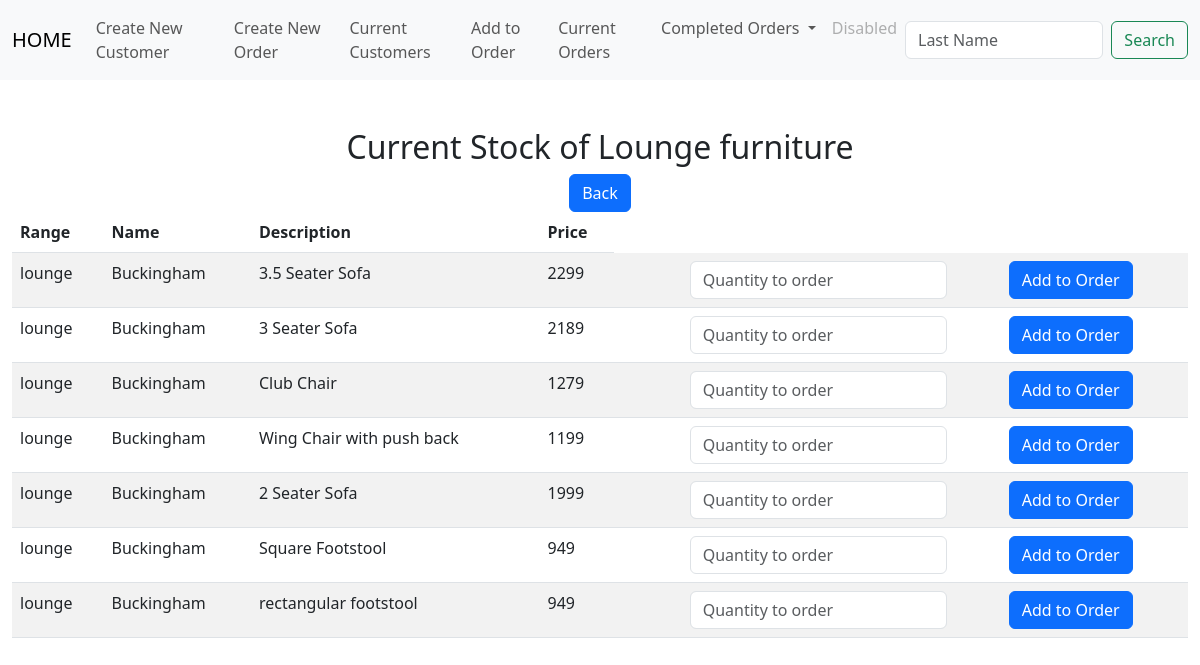
/lounge.html, run on the app's committed database.
### tables this page shows
CREATE TABLE stock(item_id INTEGER PRIMARY KEY AUTOINCREMENT NOT NULL, Range TEXT, Name TEXT, Description TEXT, selling_price DECIMAL);

### app.py (the view)
@app.route("/lounge.html", methods=["GET", "POST"])
def lounge():
        if request.method == "POST":
            return render_template("lounge.html")
        else:
            lounge = db.execute("SELECT * FROM stock WHERE Range = 'lounge' ;")
            return render_template("lounge.html", lounge = lounge)

### app.py (called while the page is built)
@app.after_request
def after_request(response):
    response.headers["Cache-Control"] = "no-cache, no-store, must-revalidate"
    response.headers["Expires"] = 0
    response.headers["Pragma"] = "no-cache"
    return response

### templates/lounge.html (shortened to what this page needs)
{% extends "layout.html" %}
{% block main %}
<div class="section">
    <h2>Current Stock of Lounge furniture</h2>
    <form action="/stock_list">
        <td><button class="btn btn-primary" type="submit">Back</button></td>
    </form>
    <table class="table table-striped">
        <thead>
            <tr>
                <th class="text-start">Range</th>
                <th class="text-start">Name</th>
                <th class="text-start">Description</th>
                <th class="text-start">Price</th>
            </tr>
        </thead>
        <tbody>
            {% for row in lounge %}
            <tr>
                <td class="text-start">{{ row["Range"] }}</td>
                <td class="text-start">{{ row["Name"] }}</td>
                <td class="text-start">{{ row["Description"] }}</td>
                <td class="text-start">{{ row["selling_price"] }}</td>
                <form action="/add_to_order" method="POST">
                    <td><input type="hidden" name="item_id" VALUE="{{ row['item_id'] }}"></td>
                    <td class="text-start"><input class="form-control mx-auto w-auto" name ="Quantity" placeholder="Quantity to order" type="number"></td>
                    <td class="text-start"><button class="btn btn-primary" type="submit">Add to Order</button></td>
                </form>
            </tr>
            {% endfor %}
        </tbody>
    </div>
{% endblock %}

### templates/layout.html (shortened to what this page needs)
<!doctype html>
<html lang="en">
  <head>
    <link href="https://cdn.jsdelivr.net/npm/bootstrap@5.3.0/dist/css/bootstrap.min.css" rel="stylesheet">
  </head>
  <body>
    <nav class="navbar navbar-expand-lg bg-body-tertiary">
        <div class="container-fluid">
          <a class="navbar-brand" href="/">HOME</a>
            <div class="collapse navbar-collapse" id="navbarSupportedContent">
                <ul class="navbar-nav me-auto mb-2 mb-lg-0">
                <li class="nav-item">
                    <li class="nav-item"><a class="nav-link" href="/new_customer">Create New Customer</a></li>
                    <li class="nav-item"><a class="nav-link" href="/customer_order">Create New Order</a></li>
                </li>
                <li class="nav-item">
                    <a class="nav-link" href="/list_of_customers">Current Customers</a>
                    <li class="nav-item"><a class="nav-link" href="/search">Add to Order</a></li>
                    <a class="nav-link" href="/list_of_orders">Current Orders</a>
                </li>
                <li class="nav-item dropdown">
                    <a class="nav-link dropdown-toggle" href="#" role="button" data-bs-toggle="dropdown" aria-expanded="false">
                    Completed Orders
                    </a>
                </li>
                <li class="nav-item">
                    <a class="nav-link disabled">Disabled</a>
                </li>
                </ul>
                <form class="d-flex" role="search">
                <input class="form-control me-2" type="search" placeholder="Last Name" aria-label="Search">
                <button class="btn btn-outline-success" type="submit">Search</button>
                </form>
            </div>
            </div>
        </nav>
      <main class="container-fluid py-5 text-center">
        {% block main %}{% endblock %}
      </main>
  </body>

### data on the page
stock: Range "lounge", Name "Buckingham", Description "3.5 Seater Sofa", selling_price "2299"
stock: Range "lounge", Name "Buckingham", Description "3 Seater Sofa", selling_price "2189"
stock: Range "lounge", Name "Buckingham", Description "Club Chair", selling_price "1279"
stock: Range "lounge", Name "Buckingham", Description "Wing Chair with push back", selling_price "1199"
stock: Range "lounge", Name "Buckingham", Description "2 Seater Sofa", selling_price "1999"
stock: Range "lounge", Name "Buckingham", Description "Square Footstool", selling_price "949"
stock: Range "lounge", Name "Buckingham", Description "rectangular footstool", selling_price "949"
